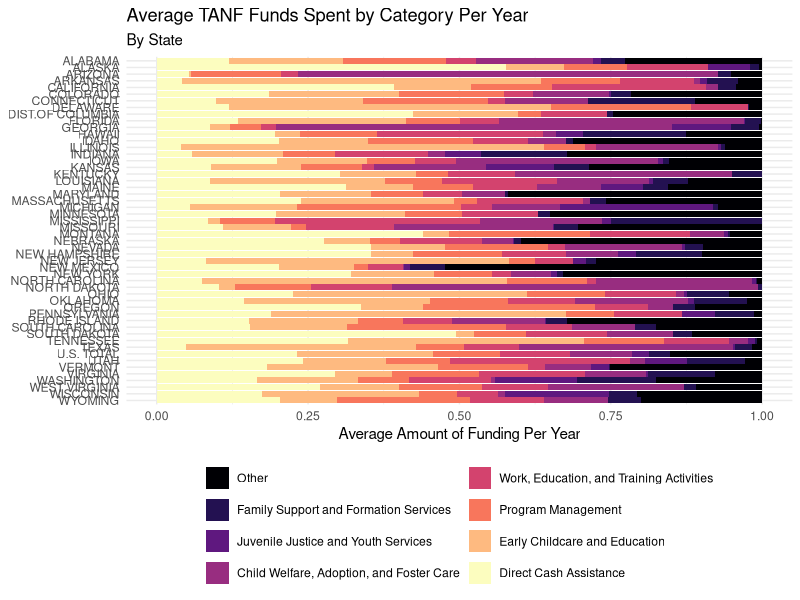

Generate this figure with R:
## ---- chunk 1
#| label: load-packages-and-data

# load packages
library(tidyverse)

# load data
expenditures <- read_csv("data/total_expenditures_2015_2022.csv")
## ---- chunk 2
#| label: segmented-bar-all-categories
#| fig-height: 12
#| fig-width: 10

# wrangle data for bar plot
expenditures_bar <- expenditures |>
  # pivot all columns except state and fiscal year
  # create category and amount columns
  pivot_longer(
    cols = funds_awarded:unobligated_balance,
    names_to = "category",
    values_to = "amount"
    ) |>
  # calculate mean amount per category and state from 2015-2022
  group_by(category, state) |>
  summarize(average_amount = mean(amount), .groups = "drop") |>
  # assign categories
  mutate(
    category = case_when(
      category %in% c("basic_assistance_no_subsidies") ~
        "Direct Cash Assistance",
      category %in% c("basic_assistance_subsidies", "other_assistance_foster",
                      "non_assistance_welfare_foster", "child_welfare") ~
        "Child Welfare, Adoption, and Foster Care",
      category %in% c("other_assistance_juvenile_justice",
                      "non_assistance_juvenile_justice",
                      "children_youth_services") ~
        "Juvenile Justice and Youth Services",
      category %in% c("work_ed", "work_supports", "financial_ed") ~
        "Work, Education, and Training Activities",
      category %in% c("early_ed") ~
        "Early Childcare and Education",
      category %in% c("support__services", "pregnancy_prevention",
                    "fatherhood_programs", "home_visiting") ~
        "Family Support and Formation Services",
      category %in% c("program_mgmt") ~
        "Program Management",
      category %in% c("other", "other_assistance_emergency",
                      "non_assistance_emergency", "eitc_refundable",
                      "short_term_benefits", "non_eitc_refundable") ~
        "Other"
      #category == "unobligated_balance" ~ "Unobligated"
  )) |>
  # remove unnecessary values
  filter(!is.na(category))

expenditures_bar |>
  mutate(category = fct_reorder(category, average_amount, .fun = mean)) |>
  mutate(category = fct_relevel(category, "Other", after = 0)) |>
  ggplot(aes(y = fct_rev(state))) +
  geom_col(aes(x = average_amount, fill = category), position = "fill") +
  scale_fill_viridis_d(option = "magma") +
  theme_minimal() +
  labs(y = NULL, x = "Average Amount of Funding Per Year",
       title = "Average TANF Funds Spent by Category Per Year",
       subtitle = "By State") +
  theme(legend.position = "bottom") +
  guides(fill = guide_legend(title = NULL, nrow = 4))

